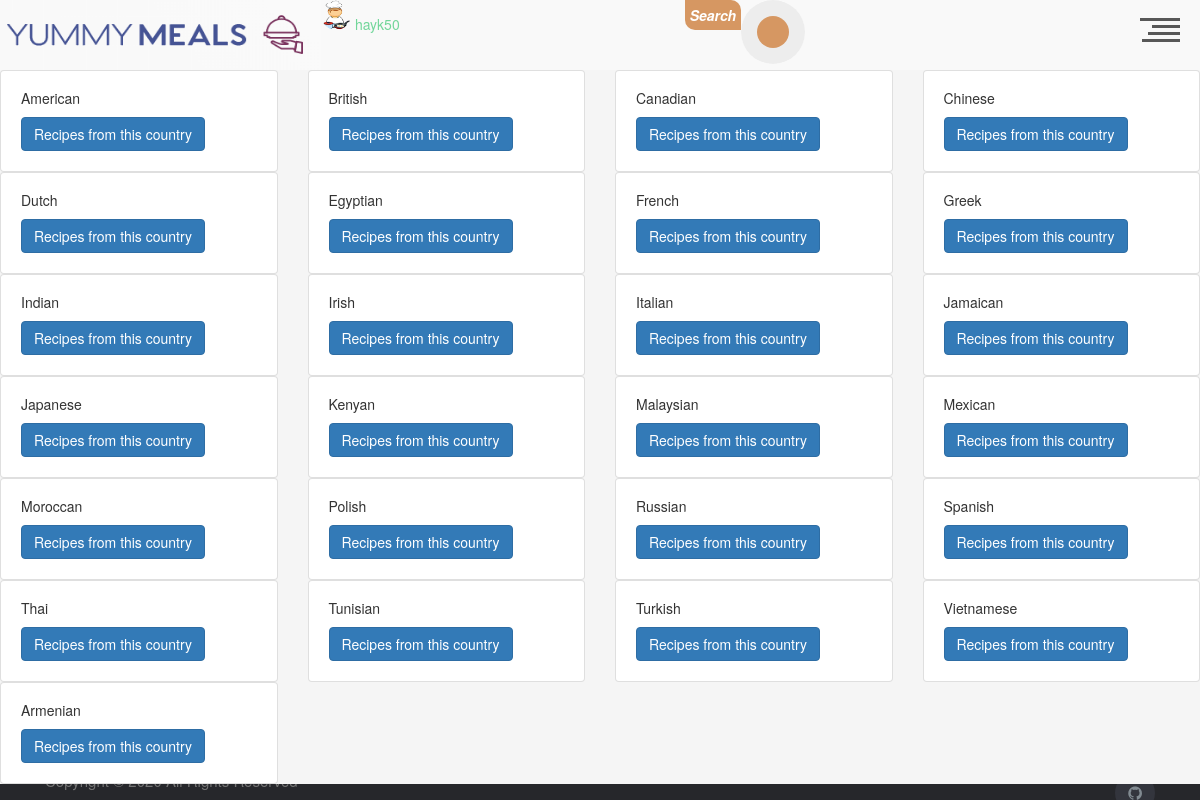
Screenshot of /meal/areas (signed in) with the database file from the repository.
### app/users/models.py (models this page shows, shortened)
class User(db.Model, UserMixin):
    __tablename__ = 'user'
    id = db.Column(db.Integer, primary_key=True)
    username = db.Column(db.String(20), unique=True, nullable=False)
    email = db.Column(db.String(120), unique=True, nullable=False)
    image_file = db.Column(
        db.String(20), nullable=False, default='default.png')
    password = db.Column(db.String(60), nullable=False)
    comment = db.relationship('UserComments', backref='author', lazy=True)
    is_admin = db.Column(db.Boolean, default=False)

### app/meals/models.py (models this page shows, shortened)
class Area(db.Model):
    __tablename__ = 'area'
    id = Column(Integer, primary_key=True)
    name = Column(String)

### app/meals/routes.py (the view)
@meals_bp.route('/areas')
def areas_list():
    areas = Area.query.all()
    return render_template(
        'areas_list.html',
        areas=areas)

### app/users/models.py (called while the page is built)
@login_manager.user_loader
def load_user(user_id):
    return User.query.get(int(user_id))

### app/meals/templates/areas_list.html
{% extends 'base.html' %}
{% block content %}
<div class="row">
{% for country in areas  %}
 <div class="col-sm-3">
    <div class="card">
      <div class="card-body">
        <h5 class="card-title">{{country.name}}</h5>
        <a href={{url_for('meals.meals_by_countries' ,  a_id = country.id)}}  class="btn btn-primary">Recipes from this country</a>
      </div>
    </div>
  </div>
{% endfor %}
</div>
{% endblock content %}

### app/index/templates/header.html (shortened to what this page needs)
<link rel="stylesheet" href="{{url_for('index.static',filename='css/header.css') }}">
<header style="display:flex">
  <h1><a style="display:flex;" href="/"><img width="321" height="70", src="{{url_for('index.static' ,  filename='media/Logo2-1.png') }}" ></a></h1>
  <h1>
  {%if current_user.is_authenticated%}
  <img width="30" height="30", src="{{url_for('users.static' ,  filename='profile_pics/'+current_user.image_file) }}" alt="Avatar" class="avatar img-circle">
  	<a href="/user/user_profile/{{current_user.id}}">{{current_user.username}}  </a>
	{%endif%}
  </h1>
<div class="search-form">
<p class="head_search_txt">Search</p>
 <form  method = 'GET' action="{{url_for('meals.meal_search')}}">
    <button style = "outline:none;" class="head_search_btn" type = 'submit'></button>
  </form>
</div>
  <div id="nav-trigger" role="button">
    <div class="line l-01"></div>
    <div class="line l-02"></div>
    <div class="line l-03"></div>
    <div class="line l-04"></div>
  </div>
</header>

### app/index/static/css/base.css (style rules this page uses)
* { margin: 0; padding: 0; outline: none; box-sizing: border-box; }
body { background-color: #ededed; }

### app/index/static/css/header.css (style rules this page uses)
html, div, span, applet, object, iframe, h1, h2, h3, h4, h5, h6, p, blockquote, pre, a, abbr, acronym, address, big, cite, code, del, dfn, em, img, ins, kbd, q, s, samp, small, strike, strong, sub, sup, tt, var, b, u, i, center, dl, dt, dd, ol, ul, li, fieldset, form, label, legend, table, caption, tbody, tfoot, thead, tr, th, td, article, aside, canvas, details, embed, figure, figcaption, footer, header, hgroup, menu, nav, output, ruby, section, summary, time, mark, audio, video { margin: 0; padding: 0; border: 0; font-size: 100%; font: inherit; vertical-align: baseline; }
article, aside, details, figcaption, figure, footer, header, hgroup, menu, nav, section, main { display: block; }
body { line-height: 1; }
html * { -webkit-font-smoothing: antialiased; -moz-osx-font-smoothing: grayscale; }
*, *:after, *:before { -webkit-box-sizing: border-box; -moz-box-sizing: border-box; box-sizing: border-box; }
html, body { height: 100%; }
a { color: #72d69a; text-decoration: none; transition: color .2s ease-out; }
header { position: fixed; top: 0; left: 0; height: 50px; width: 100%; background: #f9f9f9; z-index: 3; -webkit-transform: translateZ(0); -webkit-backface-visibility: hidden; -webkit-transition-property: -webkit-transform; -moz-transition-property: -moz-transform; transition-property: transform; -webkit-transition-duration: 0.4s; -moz-transition-duration: 0.4s; transition-duration: 0.4s; }
@media only screen and (min-width: 768px) { header { height: 70px; } }
#nav-trigger { position: absolute; margin: 10px 10px 0 0; top: auto; right: auto; width: 40px; height: 40px; cursor: pointer; text-align: right; float: right; -moz-transform: rotate(180deg); -webkit-transform: rotate(180deg); -o-transform: rotate(180deg); transform: rotate(180deg); -moz-transition: all 0.4s cubic-bezier(0.19, 1, 0.22, 1); -webkit-transition: all 0.4s cubic-bezier(0.19, 1, 0.22, 1); -o-transition: all 0.4s cubic-bezier(0.19, 1, 0.22, 1); transition: all 0.4s cubic-bezier(0.19, 1, 0.22, 1); right: 10px; top: -8px; }
#nav-trigger .line { height: 3px; width: 100%; margin-bottom: 4px; background: #585858; -moz-transition: all 0.4s cubic-bezier(0.19, 1, 0.22, 1); -webkit-transition: all 0.4s cubic-bezier(0.19, 1, 0.22, 1); -o-transition: all 0.4s cubic-bezier(0.19, 1, 0.22, 1); transition: all 0.4s cubic-bezier(0.19, 1, 0.22, 1); }
#nav-trigger .line.l-01 { width: 95%; }
#nav-trigger .line.l-02 { width: 80%; }
#nav-trigger .line.l-03 { width: 70%; }
#nav-trigger .line.l-04 { width: 100%; }
* { outline: none; border: none; padding: 0; }
.search-form { position: relative; margin: 0 auto 0; width: 300px; display: flex; }
.head_search_txt { background: #d69762; color: #fff; width: 56px; display: flex; text-align: center; font-weight: 600; justify-content: center; align-items: center; height: 30px; border-radius: 0px 10px 0px 10px; font-style: italic; }
.search-form:before { content: ' '; position: absolute; left: 70px; top: 14px; width: 2px; height: 36px; transform: scale(0); z-index: 1; background: #d69762; transition: all 0.5s cubic-bezier(.87, -.41, .19, 1.44); }
.head_search_btn { background: #ededed; position: absolute; height: 100%; border-radius: 50%; width: 64px; height: 64px; transition: all 0.5s cubic-bezier(.87, -.41, .19, 1.44); }
.head_search_btn:after { content: ' '; position: absolute; width: 32px; height: 32px; left: 0; right: 0; transform: translateY(-50%); margin: 0 auto; background: #d69762; border-radius: 50%; }
.head_search_btn:before { content: ' '; position: absolute; width: 24px; height: 24px; left: 0; right: 0; top: 20px; transform: scale(0); transform-origin: left top; margin: 0 auto; background: #ededed; border-radius: 50%; z-index: 1; transition: all 0.8s ease; }

### rows the page displays
User: image_file (placeholder picture), username "hayk50"
Area: name "American"
Area: name "British"
Area: name "Canadian"
Area: name "Chinese"
Area: name "Dutch"
Area: name "Egyptian"
Area: name "French"
Area: name "Greek"
Area: name "Indian"
Area: name "Irish"
Area: name "Italian"
Area: name "Jamaican"
Area: name "Japanese"
Area: name "Kenyan"
Area: name "Malaysian"
Area: name "Mexican"
Area: name "Moroccan"
Area: name "Polish"
Area: name "Russian"
Area: name "Spanish"
Area: name "Thai"
Area: name "Tunisian"
Area: name "Turkish"
Area: name "Vietnamese"
Area: name "Armenian"
